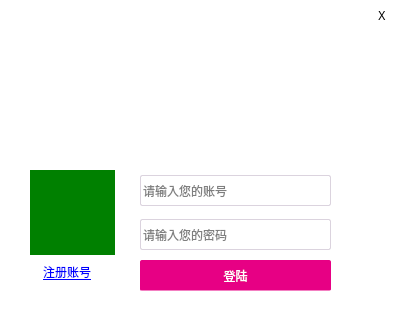
<?xml version="1.0" encoding="UTF-8"?>
<ui version="4.0">
 <class>Form</class>
 <widget class="QWidget" name="Form">
  <property name="geometry">
   <rect>
    <x>0</x>
    <y>0</y>
    <width>400</width>
    <height>314</height>
   </rect>
  </property>
  <property name="windowTitle">
   <string>Form</string>
  </property>
  <property name="styleSheet">
   <string notr="true">#Form{
  background:white;
}</string>
  </property>
  <widget class="QLabel" name="label">
   <property name="geometry">
    <rect>
     <x>0</x>
     <y>0</y>
     <width>400</width>
     <height>145</height>
    </rect>
   </property>
   <property name="text">
    <string/>
   </property>
   <property name="textInteractionFlags">
    <set>Qt::TextSelectableByMouse</set>
   </property>
  </widget>
  <widget class="QLabel" name="label_2">
   <property name="geometry">
    <rect>
     <x>337</x>
     <y>0</y>
     <width>30</width>
     <height>30</height>
    </rect>
   </property>
   <property name="font">
    <font>
     <family>微软雅黑</family>
    </font>
   </property>
   <property name="styleSheet">
    <string notr="true">QLabel{
   color:white;
}
QLabel:hover{
   background-color:rgb(255,255,255,50%);
}</string>
   </property>
   <property name="text">
    <string>一</string>
   </property>
   <property name="alignment">
    <set>Qt::AlignCenter</set>
   </property>
  </widget>
  <widget class="QLabel" name="label_3">
   <property name="geometry">
    <rect>
     <x>367</x>
     <y>0</y>
     <width>30</width>
     <height>30</height>
    </rect>
   </property>
   <property name="font">
    <font>
     <family>微软雅黑</family>
    </font>
   </property>
   <property name="styleSheet">
    <string notr="true">:hover{
   background-color:red;
}

</string>
   </property>
   <property name="text">
    <string>X</string>
   </property>
   <property name="alignment">
    <set>Qt::AlignCenter</set>
   </property>
  </widget>
  <widget class="QLabel" name="label_4">
   <property name="geometry">
    <rect>
     <x>30</x>
     <y>170</y>
     <width>85</width>
     <height>85</height>
    </rect>
   </property>
   <property name="styleSheet">
    <string notr="true">
background-color:green;</string>
   </property>
   <property name="text">
    <string/>
   </property>
  </widget>
  <widget class="QLineEdit" name="lineEdit">
   <property name="geometry">
    <rect>
     <x>140</x>
     <y>175</y>
     <width>191</width>
     <height>31</height>
    </rect>
   </property>
   <property name="font">
    <font>
     <family>微软雅黑</family>
    </font>
   </property>
   <property name="styleSheet">
    <string notr="true">QLineEdit{
  border:1px solid rgb(219, 211, 222);
  border-radius:2px;
}
QLineEdit:focus{
  border:1px solid rgb(78, 125, 255);
  border-radius:2px;
}</string>
   </property>
   <property name="text">
    <string/>
   </property>
   <property name="placeholderText">
    <string>请输入您的账号</string>
   </property>
  </widget>
  <widget class="QLineEdit" name="lineEdit_2">
   <property name="geometry">
    <rect>
     <x>140</x>
     <y>219</y>
     <width>191</width>
     <height>31</height>
    </rect>
   </property>
   <property name="font">
    <font>
     <family>微软雅黑</family>
    </font>
   </property>
   <property name="styleSheet">
    <string notr="true">QLineEdit{
  border:1px solid rgb(219, 211, 222);
  border-radius:2px;
}
QLineEdit:focus{
  border:1px solid rgb(78, 125, 255);
  border-radius:2px;
}</string>
   </property>
   <property name="text">
    <string/>
   </property>
   <property name="echoMode">
    <enum>QLineEdit::Password</enum>
   </property>
   <property name="placeholderText">
    <string>请输入您的密码</string>
   </property>
  </widget>
  <widget class="QLabel" name="label_5">
   <property name="geometry">
    <rect>
     <x>40</x>
     <y>262</y>
     <width>54</width>
     <height>20</height>
    </rect>
   </property>
   <property name="font">
    <font>
     <family>微软雅黑</family>
    </font>
   </property>
   <property name="cursor">
    <cursorShape>PointingHandCursor</cursorShape>
   </property>
   <property name="mouseTracking">
    <bool>true</bool>
   </property>
   <property name="text">
    <string>&lt;html&gt;&lt;head/&gt;&lt;body&gt;&lt;p&gt;&lt;a href=&quot;https://www.baidu.com/&quot;&gt;&lt;span style=&quot; text-decoration: underline; color:#0000ff;&quot;&gt;注册账号&lt;/span&gt;&lt;/a&gt;&lt;/p&gt;&lt;/body&gt;&lt;/html&gt;</string>
   </property>
   <property name="textFormat">
    <enum>Qt::AutoText</enum>
   </property>
   <property name="alignment">
    <set>Qt::AlignCenter</set>
   </property>
   <property name="openExternalLinks">
    <bool>true</bool>
   </property>
   <property name="textInteractionFlags">
    <set>Qt::NoTextInteraction</set>
   </property>
  </widget>
  <widget class="QPushButton" name="pushButton">
   <property name="geometry">
    <rect>
     <x>140</x>
     <y>260</y>
     <width>191</width>
     <height>31</height>
    </rect>
   </property>
   <property name="font">
    <font>
     <family>微软雅黑</family>
    </font>
   </property>
   <property name="cursor">
    <cursorShape>PointingHandCursor</cursorShape>
   </property>
   <property name="styleSheet">
    <string notr="true">QPushButton{
  background-color:rgb(231,0,132);
color:white;
border-radius:2px;
}
QPushButton:hover{
  background-color:rgb(231,0,132,70%);
}</string>
   </property>
   <property name="text">
    <string>登陆</string>
   </property>
  </widget>
  <widget class="QLabel" name="label_6">
   <property name="geometry">
    <rect>
     <x>141</x>
     <y>290</y>
     <width>375</width>
     <height>20</height>
    </rect>
   </property>
   <property name="font">
    <font>
     <family>微软雅黑</family>
     <pointsize>10</pointsize>
    </font>
   </property>
   <property name="styleSheet">
    <string notr="true">color:rgb(255, 0, 0);
background:rgb(255,255,255,50%);</string>
   </property>
   <property name="text">
    <string/>
   </property>
   <property name="alignment">
    <set>Qt::AlignLeading|Qt::AlignLeft|Qt::AlignVCenter</set>
   </property>
  </widget>
 </widget>
 <resources/>
 <connections>
  <connection>
   <sender>lineEdit_2</sender>
   <signal>returnPressed()</signal>
   <receiver>pushButton</receiver>
   <slot>click()</slot>
   <hints>
    <hint type="sourcelabel">
     <x>235</x>
     <y>234</y>
    </hint>
    <hint type="destinationlabel">
     <x>235</x>
     <y>275</y>
    </hint>
   </hints>
  </connection>
 </connections>
</ui>
